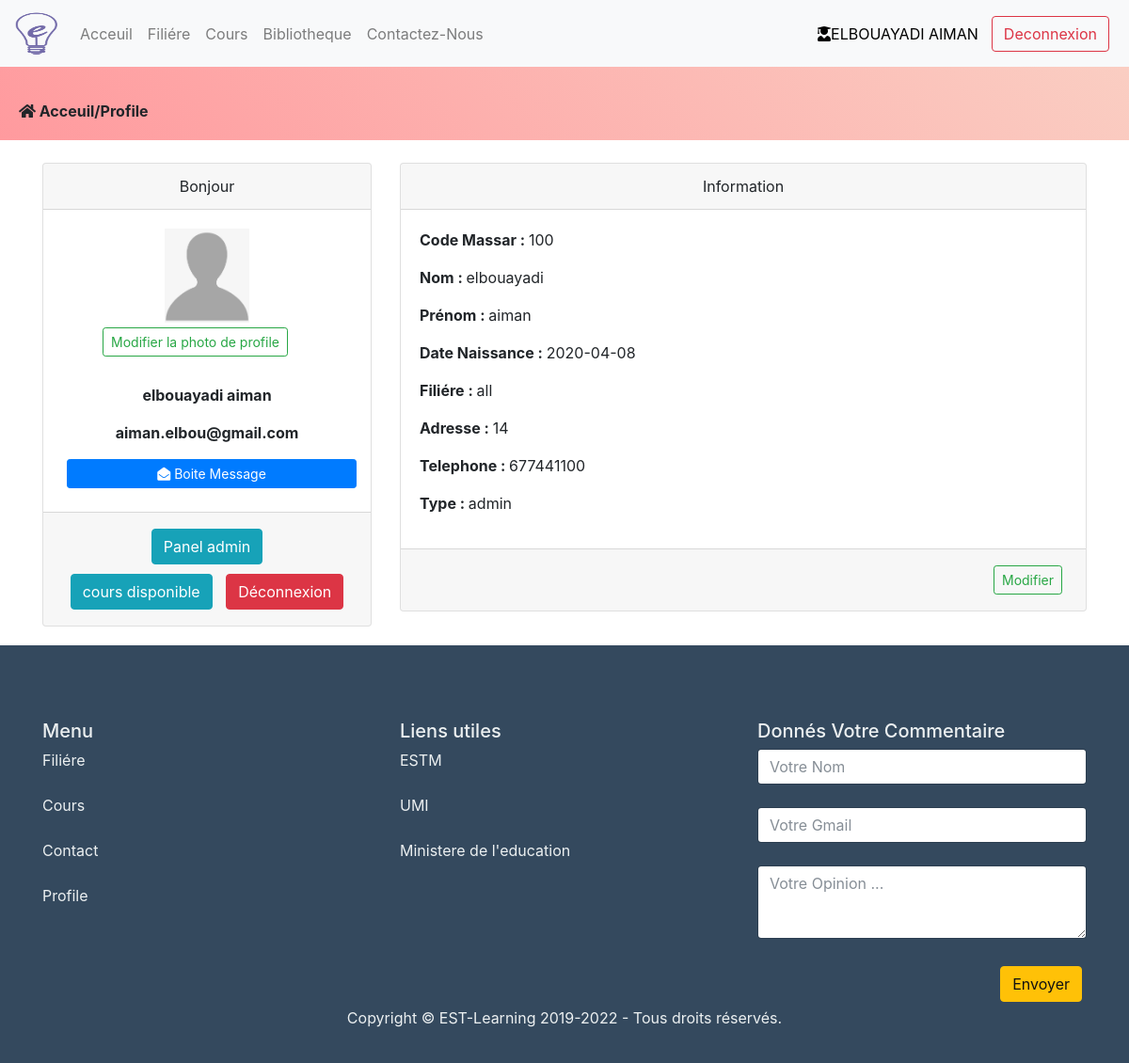
Page /website/profile.php (signed in) on the committed database.
### tables this page shows
CREATE TABLE IF NOT EXISTS `user` (
  `id_user` int(11) NOT NULL AUTO_INCREMENT,
  `nom_user` mediumtext NOT NULL,
  `prenom_user` mediumtext NOT NULL,
  `date_naiss_user` date NOT NULL,
  `num_tele_user` text NOT NULL,
  `filiere_user` varchar(6) NOT NULL,
  `email_user` text NOT NULL,
  `mdps_user` text NOT NULL,
  `adresse_user` text NOT NULL,
  `type_user` enum('etudiant','professeur','admin') DEFAULT NULL,
  PRIMARY KEY (`id_user`),
  KEY `filiere_user` (`filiere_user`)
);

### website/traitement/function.php (called while the page is built, shortened)
<?php
	function TypeUser($type){
			$type = strtolower($type);
			if($type==="admin"){
		          return 1;
		        }
		    elseif($type==="professeur"){
		          return 0;
		        }
		    elseif($type==="etudiant"){
		          return -1;
		        }
		    else{
		    	return null;
		    }
	}
	function connecte(){
					try{
						$db = new PDO('mysql:host=localhost:3306;dbname=elearning;charset=utf8','root','');
						$db->setAttribute(PDO::ATTR_DEFAULT_FETCH_MODE, PDO::FETCH_ASSOC);
						$db->query("SET NAMES utf8mb4");
					}catch(PDOException $e){
					}
					return $db;
				}
	function PDO($query,$array){
					$db = connecte();
					$stm = $db->prepare($query);
					$i=1;
					reset($array);
					while($frt = current($array)){
							$stm->bindValue($i,$frt);
							next($array);
							$i++;
						}
					$stm->execute();
					return $stm;
				}
	function searchimage($path,$code){
		$dir = opendir($path);
        while ($file = readdir($dir)){
            if ($file != "." && $file != ".."){
                $tab = explode(".", $file);
			}
		}
		return 0;
	}
	function test_input($data) {
		  $data = trim($data);
		  $data = stripslashes($data);
		  $data = htmlspecialchars($data,ENT_QUOTES,'UTF-8');
		  return $data;
    }
?>

### website/profile.php (the view, shortened to what this page needs)
<!DOCTYPE html>
<html lang="en">
  <head>
    <link rel="stylesheet" href="static/css/bootstrap.css">
    <link rel="stylesheet" href="https://use.fontawesome.com/releases/v5.8.2/css/all.css">
    <link rel="stylesheet" href="static/css/profile.css">
    <link rel="stylesheet" href="static/css/index.css">
</head>
<body>
   <?php
   include("traitement/navbar.php");
   include("traitement/function.php");
    $typeresult = TypeUser($_SESSION['type']);
    ?>
    <?php
          $query = "SELECT * from user where id_user=?;";
        $values = array($_SESSION['id_user']);
        $res=PDO($query,$values);
         if($res->rowCount()!=0){
              while ($row = $res->fetch()) {
                $nom = test_input($row['nom_user']);
                $prenom =  test_input($row['prenom_user']);
                $date_naiss =   $row['date_naiss_user'];
                $filiere = test_input($row['filiere_user']);
                $num_tele =  $row['num_tele_user'];
                $adresse =  test_input($row['adresse_user']);
                $email =  $row['email_user'];
                $type =  test_input($row['type_user']);
              }
         }
    ?>
    <br>
    <div class="container">
        <div class="row">
          <div class="col-lg-4 col-md-4 col-sm-12">
            <div class="card text-center">
                <div class="card-header">
                  Bonjour
                </div>
                <div class="card-body">
                   <div class="textcenter">
                    <?php
                      $path = "profileimage/".$type."/";
                      $result = searchimage($path,$_SESSION['id_user']);
                      if ($result == 1) {
                        echo '<img src="'.$path.'/'.$_SESSION['id_user'].'">';
                      }else{
                        echo '<img src="'.$path.'/defaultpicture.png">';
                      }
                   ?>
                      <br>
                      <button type="button" class="btn btn-outline-success btn-sm btnmaeg" data-toggle="modal" data-target="#exampleModal2" data-whatever="@getbootstrap">Modifier la photo de profile</button>
                    </div>
                    <br>
                  <p class="card-text"><b><?php echo $nom." ".$prenom ; ?></b></p>
                  <p class="card-text"><b><?php  echo $email."";?></b></p>
                  <button type="button" class="btn btn-primary btn-sm btn-block" onclick="window.location.href='message_boit.php'"><i class="fas fa-envelope-open"></i> Boite Message</button>
                </div>
                <div class="card-footer text-muted">
                  <?php
                    if ($typeresult==1) {
                      echo '<a href="dash/index.php" class="btn btn-info">Panel admin</a><br>';
                    }
                  ?>
                  <a href="cours-espace.php" class="btn btn-info">cours disponible</a>
                  <a href="traitement/deconnexion.php" class="btn btn-danger">Déconnexion</a>
                </div>
              </div>
          </div>
          <div class="col-lg-8 col-md-8 col-sm-12">
            <div class="card text-center">
                <div class="card-header">
                  Information
                </div>
                <div class="card-body">
                    <p class="text"><b>Code Massar : </b><?php  echo $_SESSION['id_user'];?></p>
                    <p class="text"><b>Nom : </b><?php  echo $nom;?></p>
                    <p class="text"><b>Prénom : </b> <?php  echo $prenom;?></p>
                    <p class="text"><b>Date Naissance : </b><?php  echo $date_naiss;?></p>
                    <p class="text"><b>Filiére : </b><?php  echo $filiere;?></p>
                    <p class="text"><b>Adresse : </b><?php  echo $adresse;?></p>
                    <p class="text"><b>Telephone : </b><?php  echo $num_tele;?></p>
                    <p class="text"><b>Type : </b><?php echo $type ;?></p>
                </div>
                <div class="card-footer text-muted">
                    <div class="textright">
                    <button type="button" class="btn btn-outline-success btn-sm " data-toggle="modal" data-target="#exampleModal" data-whatever="@getbootstrap">Modifier</button>
                    </div>
                </div>
              </div>
          </div>
        </div>
      </div>
<?php
include("traitement/footer.php");
?>
</body>
</html>

### website/static/css/profile.css (style rules this page uses)
.card-body img { height: 100px; }
.text { text-align: left; }
.textright { text-align: right; }
.btn { margin: 5px; }
.btnmaeg { margin-left: -20px; }

### website/static/css/index.css (style rules this page uses)
.card { margin-bottom: 20px; }

### rows in the picture
user: type_user (placeholder picture), nom_user "elbouayadi", prenom_user "aiman", email_user "aiman.elbou@gmail.com", date_naiss_user "2020-04-08", filiere_user "all", adresse_user "14", num_tele_user "677441100", type_user "admin"

### other values in the picture
$_SESSION['nom'] "ELBOUAYADI AIMAN"
$title "Profile"
$_SESSION['id_user'] "100"
